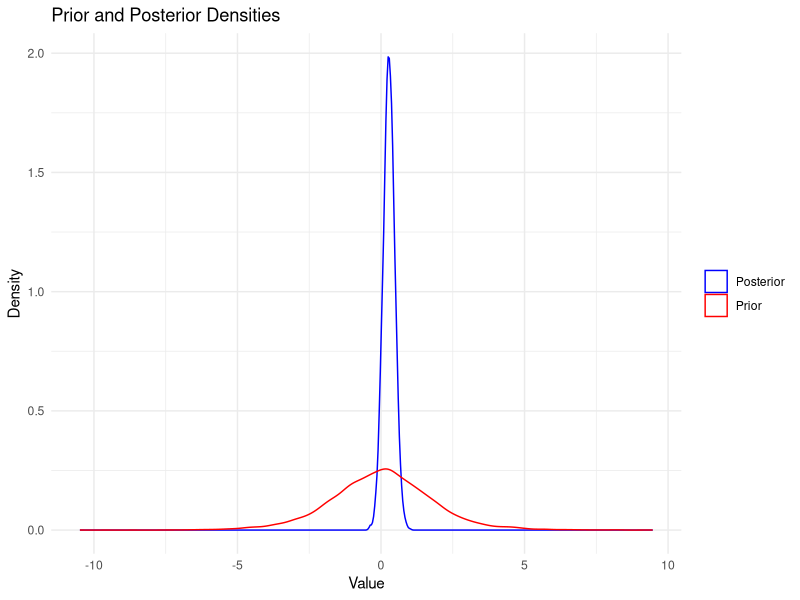
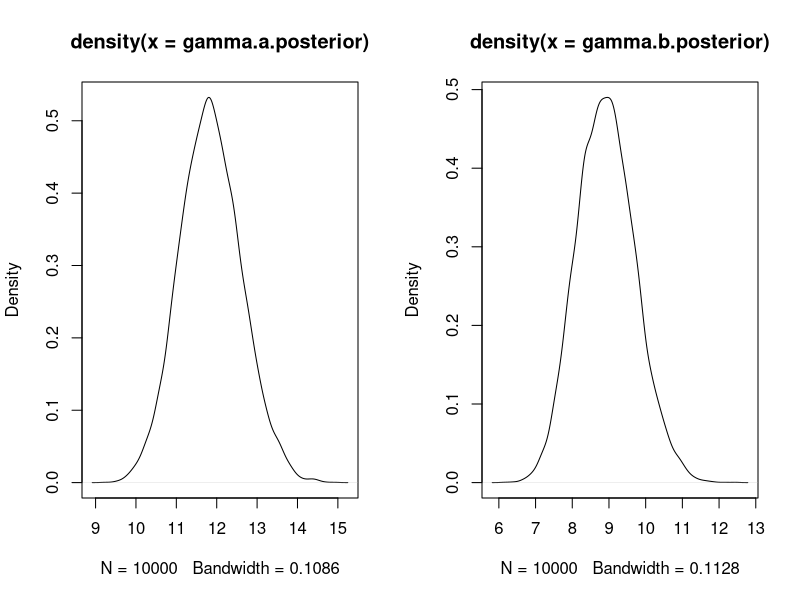
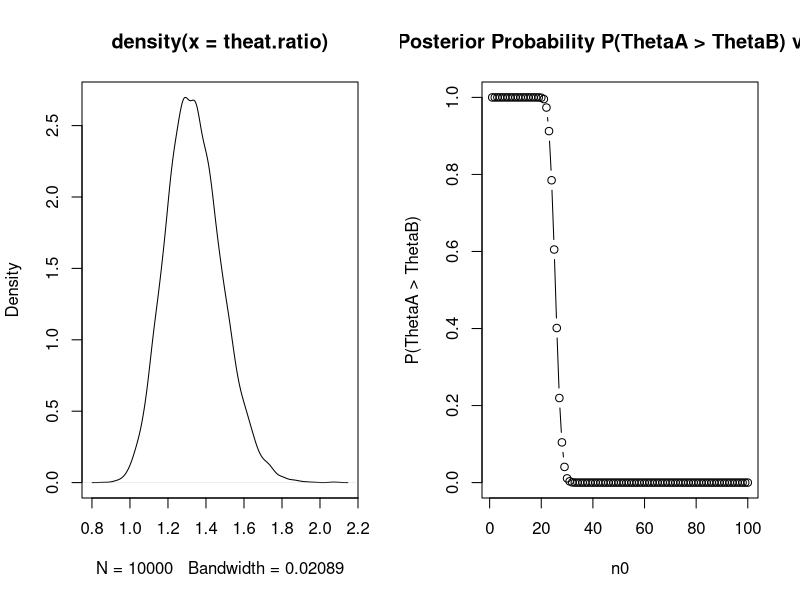

The R source for these figures, in order:
## ---- chunk 1
n <- 100; s<- 57
a<-1; b<-1
qbeta(c(.025, .975), a+s, b+n-s) #c

# d
n <- 100; s<- 57
a<-3; b<-1
qbeta(c(.025, .975), a+s, b+n-s)

n <- 100; s<- 57
a<-1; b<-3
qbeta(c(.025, .975), a+s, b+n-s)

#e
a<-1; b <-1

theat.prior.mc <- rbeta(10000, a,b)
gamma.prior.mc <- log(theat.prior.mc/(1- theat.prior.mc))
n0 <- 100 - 57; n1 <- 57
theat.post.mc <- rbeta(10000, a +n1, b + n0)
gamma.post.mc <- log(theat.post.mc/(1- theat.post.mc))
quantile(gamma.post.mc, c(0.025, 0.975))
mean(gamma.post.mc)

library(ggplot2)

data <- data.frame(
  value = c(gamma.prior.mc, gamma.post.mc),
  group = c(rep("Prior", length(gamma.prior.mc)), rep("Posterior", length(gamma.post.mc)))
)

ggplot(data, aes(x = value, color = group)) +
  geom_density() +
  labs(title = "Prior and Posterior Densities", x = "Value", y = "Density") +
  theme_minimal() +
  scale_color_manual(values = c("blue", "red")) +
  theme(legend.title = element_blank())

## ---- chunk 2
# for question 2 -------------------------------------------------------------------------------------
yA <- c(12, 9, 12, 14, 13, 13, 15, 8, 15, 6)
yB <- c(11, 11, 10, 9, 9, 8, 7, 10, 6, 8, 8, 9, 7)

Ta <- sum(yA) #sufficent Statistic
Tb <- sum(yB) # Sufficent Statistic

aA <- 120 + Ta ;bA <- 10 + 10 
aB <- 12 + Tb; bB <- 1 + 13 # 13 is the number of observations in yB

# b
gamma.a.posterior <- rgamma(10000, aA, bA)
gamma.b.posterior <- rgamma(10000, aB, bB)
par(mfrow=(c(1,2)))
plot(density(gamma.a.posterior))
plot(density(gamma.b.posterior))

interval.a <- quantile(gamma.a.posterior, c(0.025, .975))
interval.b <- quantile(gamma.b.posterior, c(0.025, .975))
paste("Interval A is: ", interval.a, "\nInterval B is: ", interval.b)

# c
theat.ratio <- gamma.a.posterior/gamma.b.posterior

plot(density(theat.ratio))
mean.ratio <- mean(theat.ratio)
interval.ratio <- quantile(theat.ratio, c(0.025, 0.975))


#answer for e
posterior.a <- gamma.a.posterior
posterior.b.func <- function(n){
  return(rgamma(10000, (12 + bB)*n, n0 + 13))
}

n_vals <- c(1:100)
posterior.probas <- array(dim = 100)
for (n in n_vals){
  posterior.b.n <- posterior.b.func(n)
  posterior.probas[n] = mean(posterior.a>posterior.b.n)
}

plot(n_vals, posterior.probas, type = 'b', xlab = "n0", ylab = "P(ThetaA > ThetaB)", 
     main = "Posterior Probability P(ThetaA > ThetaB) vs n0")
